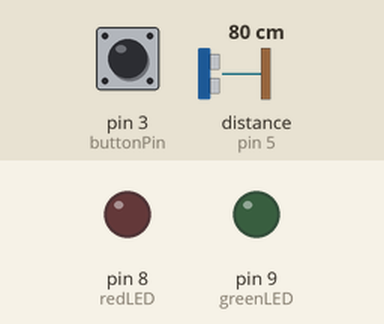
This sketch was run on a simulated Arduino Uno, built with avr-gcc and run on an emulated ATmega328P. Shown: output pins drawn as LEDs (lit = HIGH). Wiring (inferred from the names in the program): ultrasonic range finder: trigger pin 4; echo pin 5. Inputs (shaded band) come from the test bench; at power-on: distance to the obstacle (sensor on pin 5) 80 cm, pin 3 (buttonPin) HIGH. The echo pulse lasts 58.3 µs per cm; pins used as bus, display or sensor lines are not drawn; what the sketch prints to the serial monitor is not drawn.

Above: at 1.2 s.
1.3 s: distance to the obstacle (sensor on pin 5) set to 23 cm
2.8 s: distance to the obstacle (sensor on pin 5) set to 19 cm
At 3.3 s:
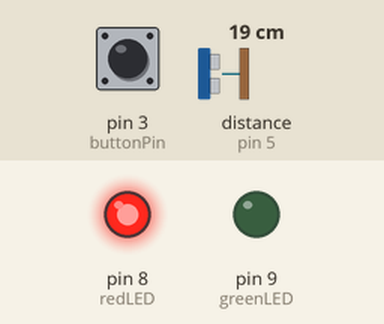
Timing chart, 0 to 5.8 s (numbered marks = the images above; inputs shaded):
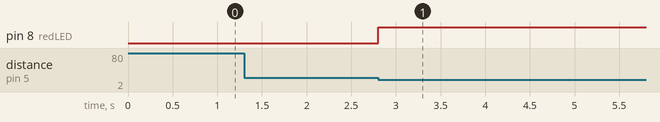

Measured:
- the behaviour switches between 21 and 20 cm on distance to the obstacle (sensor on pin 5) (found by bisection; images 0 and 1)
- after the input at 1.3 s, every drawn part: stays the same
- after the input at 2.8 s, pin 8 (redLED): LOW → HIGH at once

The sketch:

sketch_nov30a.ino
```cpp
const int buttonPin = 3;
const int trigPin = 4;
const int echoPin = 5;
const int greenLED = 9;
const int redLED = 8;

volatile bool buttonPressed = false;
bool greenState = false;  // Green LED controlled by button


bool lastRedState = LOW;
bool lastGreenState = LOW;

void handleButtonInterrupt() {
  buttonPressed = true;
}

void setup() {
  Serial.begin(9600);

  pinMode(buttonPin, INPUT_PULLUP);
  pinMode(trigPin, OUTPUT);
  pinMode(echoPin, INPUT);
  pinMode(greenLED, OUTPUT);
  pinMode(redLED, OUTPUT);

  attachInterrupt(digitalPinToInterrupt(buttonPin), handleButtonInterrupt, FALLING);

  // Start with both LEDs OFF
  digitalWrite(greenLED, LOW);
  digitalWrite(redLED, LOW);
}

void loop() {
  // Handle button press
  if (buttonPressed) {
    buttonPressed = false;
    greenState = !greenState;
  }

  // Ultrasonic check every 100ms
  static unsigned long lastCheck = 0;
  if (millis() - lastCheck >= 100) {
    lastCheck = millis();

    // Trigger ultrasonic pulse
    digitalWrite(trigPin, LOW);
    delayMicroseconds(2);
    digitalWrite(trigPin, HIGH);
    delayMicroseconds(10);
    digitalWrite(trigPin, LOW);

    long duration = pulseIn(echoPin, HIGH, 30000); // timeout 30ms
    int distance = duration * 0.034 / 2;

    // Priority logic: ultrasonic overrides button
    if (duration > 0 && distance < 20) {
      // Sensor detects object → RED ON, GREEN OFF
      if (lastRedState != HIGH) {
        digitalWrite(redLED, HIGH);
        lastRedState = HIGH;
        Serial.println("Ultrasonic detected object → Red LED ON, Green LED OFF");
      }
      if (lastGreenState != LOW) {
        digitalWrite(greenLED, LOW);
        lastGreenState = LOW;
      }
    } else {
      // No object → RED OFF, GREEN follows button
      if (lastRedState != LOW) {
        digitalWrite(redLED, LOW);
        lastRedState = LOW;
        Serial.println("No object → Red LED OFF");
      }
      if (lastGreenState != greenState) {
        digitalWrite(greenLED, greenState);
        lastGreenState = greenState;
        Serial.print("Green LED set to: ");
        Serial.println(greenState ? "ON" : "OFF");
      }
    }
  }
}
```
